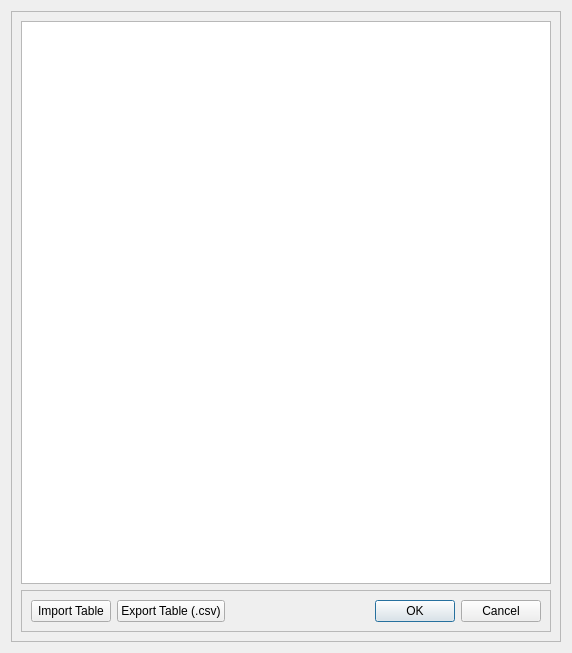
<?xml version="1.0" encoding="UTF-8"?>
<ui version="4.0">
 <class>Form</class>
 <widget class="QWidget" name="Form">
  <property name="geometry">
   <rect>
    <x>0</x>
    <y>0</y>
    <width>572</width>
    <height>653</height>
   </rect>
  </property>
  <property name="windowTitle">
   <string>Form</string>
  </property>
  <layout class="QGridLayout" name="gridLayout_2">
   <item row="0" column="0">
    <widget class="QFrame" name="frame">
     <property name="frameShape">
      <enum>QFrame::StyledPanel</enum>
     </property>
     <property name="frameShadow">
      <enum>QFrame::Raised</enum>
     </property>
     <layout class="QGridLayout" name="gridLayout">
      <item row="1" column="0">
       <widget class="QFrame" name="frame_2">
        <property name="frameShape">
         <enum>QFrame::StyledPanel</enum>
        </property>
        <property name="frameShadow">
         <enum>QFrame::Raised</enum>
        </property>
        <layout class="QHBoxLayout" name="horizontalLayout">
         <item>
          <widget class="QPushButton" name="pushButton">
           <property name="toolTip">
            <string>Option to import table that was previously prepared (csv file)</string>
           </property>
           <property name="text">
            <string>Import Table</string>
           </property>
          </widget>
         </item>
         <item>
          <widget class="QPushButton" name="pushButton_2">
           <property name="toolTip">
            <string>Export the current values into csv file</string>
           </property>
           <property name="text">
            <string>Export Table (.csv)</string>
           </property>
          </widget>
         </item>
         <item>
          <spacer name="horizontalSpacer">
           <property name="orientation">
            <enum>Qt::Horizontal</enum>
           </property>
           <property name="sizeHint" stdset="0">
            <size>
             <width>40</width>
             <height>20</height>
            </size>
           </property>
          </spacer>
         </item>
         <item>
          <widget class="QDialogButtonBox" name="buttonBox">
           <property name="standardButtons">
            <set>QDialogButtonBox::Cancel|QDialogButtonBox::Ok</set>
           </property>
          </widget>
         </item>
        </layout>
       </widget>
      </item>
      <item row="0" column="0">
       <widget class="QTableWidget" name="tableWidget">
        <property name="minimumSize">
         <size>
          <width>0</width>
          <height>0</height>
         </size>
        </property>
       </widget>
      </item>
     </layout>
    </widget>
   </item>
  </layout>
 </widget>
 <resources/>
 <connections/>
</ui>
